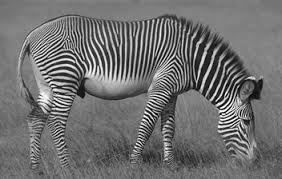
#> input picture Q4-CODE/zebra.png, 282 x 179 px
$ python step8_zebra.py
#> lines starting #> are read from the running program, lines starting #| are printed output that depends on the picture
### Q4-CODE/step7_lanczos.py
"""Step 7 (Q7): Lanczos algorithm (from scratch) for segmenting a large, sparse image.

Lanczos only touches the matrix through matrix-vector products, so we keep W (and
hence L_sym) sparse and never form/factor/invert it. To reach the *smallest*
eigenvalues of L_sym (the ones useful for segmentation) we run Lanczos on
M = 2I - L_sym, whose *largest* eigenvalues correspond to the smallest of L_sym.
"""

import numpy as np
import scipy.sparse as sp


# [12 lines left out: function make_large_image, not called in this run]


def build_sparse_laplacian(img, sigma_I=0.1, sigma_X=4.0, r=5.0):
    # build a sparse W exploiting the grid: only pixels within radius r interact
    H, W_ = img.shape
    n = H * W_
    rad = int(np.floor(r))
    idx = np.arange(n).reshape(H, W_)

    rows, cols, vals = [], [], []
    for dy in range(-rad, rad + 1):
        for dx in range(-rad, rad + 1):
            d2 = dy * dy + dx * dx
            if d2 == 0 or d2 >= r * r:
                continue
            ys = slice(max(0, -dy), H - max(0, dy))
            xs = slice(max(0, -dx), W_ - max(0, dx))
            yt = slice(max(0, dy), H - max(0, -dy))
            xt = slice(max(0, dx), W_ - max(0, -dx))
            src = idx[ys, xs].ravel()
            dst = idx[yt, xt].ravel()
            dF2 = (img[ys, xs].ravel() - img[yt, xt].ravel()) ** 2
            w = np.exp(-dF2 / sigma_I ** 2) * np.exp(-d2 / sigma_X ** 2)
            rows.append(src)
            cols.append(dst)
            vals.append(w)

    W = sp.csr_matrix(
        (np.concatenate(vals), (np.concatenate(rows), np.concatenate(cols))),
        shape=(n, n),
    )
    W = 0.5 * (W + W.T)  # enforce exact symmetry

    d = np.asarray(W.sum(axis=1)).ravel()
    d_inv_sqrt = 1.0 / np.sqrt(np.where(d > 0, d, 1.0))
    Dis = sp.diags(d_inv_sqrt)
    L = sp.identity(n, format="csr") - (Dis @ W @ Dis)
    return L.tocsr(), d


def lanczos(matvec, n, m, seed=0):
    """Lanczos on a symmetric operator given by matvec; full reorthogonalization.

    Returns (alpha, beta, Q) with the tridiagonal entries and the Krylov basis.
    """
    rng = np.random.default_rng(seed)
    Q = np.zeros((n, m + 1))
    alpha = np.zeros(m)
    beta = np.zeros(m + 1)

    q = rng.standard_normal(n)
    Q[:, 0] = q / np.linalg.norm(q)

    for j in range(m):
        w = matvec(Q[:, j])
        if j > 0:
            w = w - beta[j] * Q[:, j - 1]
        alpha[j] = Q[:, j] @ w
        w = w - alpha[j] * Q[:, j]
        # full reorthogonalization to fight loss of orthogonality in floating point
        w = w - Q[:, : j + 1] @ (Q[:, : j + 1].T @ w)
        beta[j + 1] = np.linalg.norm(w)
        if beta[j + 1] < 1e-12:
            return alpha[: j + 1], beta[1: j + 1], Q[:, : j + 1]
        Q[:, j + 1] = w / beta[j + 1]

    return alpha, beta[1:m], Q[:, :m]


def smallest_eigenvectors_lanczos(L, n_vectors, m=80, seed=0):
    """Smallest eigenpairs of sparse symmetric L via Lanczos on M = 2I - L."""
    matvec = lambda v: 2.0 * v - L @ v  # M = 2I - L  (sparse matvec only)
    alpha, beta, Q = lanczos(matvec, L.shape[0], m, seed=seed)

    # eigen-decomposition of the small tridiagonal T_m (m is tiny -> cheap)
    T = np.diag(alpha) + np.diag(beta, 1) + np.diag(beta, -1)
    theta, S = np.linalg.eigh(T)  # Ritz values/vectors of M

    lam = 2.0 - theta  # back to eigenvalues of L
    order = np.argsort(lam)  # ascending: smallest eigenvalues of L first
    lam = lam[order]
    V = Q @ S[:, order]  # Ritz vectors approximate eigenvectors of L
    return lam[:n_vectors], V[:, :n_vectors]


# [40 lines that do not run on import are left out]

### Q4-CODE/step6_segmentation.py
"""Step 6 (Q6): cluster the spectral embedding with k-means and visualize the segmentation."""

import numpy as np


def _kmeans_plusplus_init(Xf, k, rng):
    # k-means++ seeding for a more stable result
    n = Xf.shape[0]
    centers = [Xf[rng.integers(n)]]
    for _ in range(1, k):
        d2 = np.min(
            ((Xf[:, None, :] - np.array(centers)[None, :, :]) ** 2).sum(axis=2),
            axis=1,
        )
        total = d2.sum()
        probs = d2 / total if total > 0 else np.full(n, 1.0 / n)
        centers.append(Xf[rng.choice(n, p=probs)])
    return np.array(centers, dtype=float)


def kmeans(Xf, k, n_iter=100, seed=0):
    # Lloyd's algorithm, implemented from scratch
    rng = np.random.default_rng(seed)
    centers = _kmeans_plusplus_init(Xf, k, rng)
    labels = np.full(Xf.shape[0], -1)
    for _ in range(n_iter):
        d2 = ((Xf[:, None, :] - centers[None, :, :]) ** 2).sum(axis=2)
        new_labels = d2.argmin(axis=1)
        if np.array_equal(new_labels, labels):
            break
        labels = new_labels
        for c in range(k):
            mask = labels == c
            if mask.any():
                centers[c] = Xf[mask].mean(axis=0)
    return labels


# [13 lines left out: functions segment, segment_from_embedding, not called in this run]


# [37 lines that do not run on import are left out]

### Q4-CODE/step8_zebra.py
"""Bonus: segment the real Shi & Malik zebra image with the same sparse Lanczos pipeline.

Real images only carry a single grayscale-intensity feature here, so the segmentation
captures broad scene regions (the contour over the zebra's back, foreground vs.
background) rather than a perfect object mask -- exactly the behaviour discussed in
the report. Everything (sparse Laplacian, Lanczos, k-means) is our own code.
"""

import os

import numpy as np
import matplotlib
matplotlib.use("Agg")
import matplotlib.pyplot as plt
from PIL import Image

from step7_lanczos import build_sparse_laplacian, smallest_eigenvectors_lanczos
from step6_segmentation import kmeans


def load_gray(path, width=120):
#> called with path = 'Q4-CODE/zebra.png', width = 120
    im = Image.open(path).convert("L")
    w, h = im.size
#> w = 282; h = 179
    im = im.resize((width, round(h * width / w)), Image.BILINEAR)
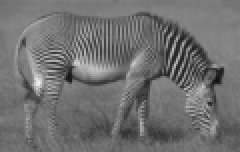
#> im: PIL image 120x76 L (shown 2 times larger); min 18, max 239, mean 112
    return np.asarray(im, dtype=float) / 255.0


if __name__ == "__main__":
    HERE = os.path.dirname(os.path.abspath(__file__))
    OUT = os.path.join(HERE, "outputs")
    img = load_gray(os.path.join(HERE, "zebra.png"), width=120)
    L, d = build_sparse_laplacian(img, sigma_I=0.1, sigma_X=6.0, r=7.0)
#> after the loop in build_sparse_laplacian, `for dy in range(-rad, rad + 1):`: cols = 144 items
#> in build_sparse_laplacian, `d = np.asarray(W.sum(axis=1)).ravel()`: d = 9120 values, max 80.36 at index 1309, min 3.39 at index 2531, mean 50.8
#> in build_sparse_laplacian, `d_inv_sqrt = 1.0 / np.sqrt(np.where(d > 0, d, 1.0))`: d_inv_sqrt = 9120 values, max 0.543 at index 2531, min 0.112 at index 1309, mean 0.149
    n = L.shape[0]
#> n = 9120
    print(f"zebra image {img.shape} -> n = {n}, nnz(L) = {L.nnz} "
          f"({100 * L.nnz / n**2:.3f}% dense)")
#| zebra image (76, 120) -> n = 9120, nnz(L) = 1241560 (1.493% dense)

    ks = [2, 3, 4]
    lam, V = smallest_eigenvectors_lanczos(L, n_vectors=max(ks) + 1, m=160)
#> lam = [-4.44e-16, 0.00242, 0.00506, 0.00778, 0.0103]
    print("smallest eigenvalues (Lanczos):", np.array2string(lam, precision=6))
#| smallest eigenvalues (Lanczos): [-4.440892e-16  2.417250e-03  5.060967e-03  7.784443e-03  1.033946e-02]

    fig, axes = plt.subplots(1, 1 + len(ks), figsize=(3.2 * (1 + len(ks)), 3.0))
    axes[0].imshow(img, cmap="gray", vmin=0, vmax=1)
    axes[0].set_title("zebra (grayscale)")
    axes[0].axis("off")

    for ax, k in zip(axes[1:], ks):
        Y = V[:, 1:k] / np.sqrt(d)[:, None]
        labels = kmeans(Y, k)
        ax.imshow(labels.reshape(img.shape), cmap="tab10")
        ax.set_title(f"segmentation k={k}")
        ax.axis("off")
#> this loop made 3 passes

    plt.tight_layout()
    os.makedirs(OUT, exist_ok=True)
    plt.savefig(os.path.join(OUT, "step8_zebra.png"), dpi=120)
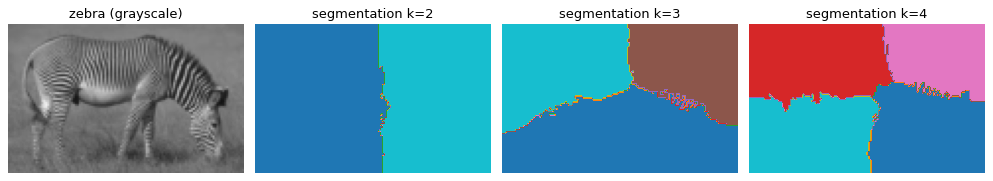
#> figure drawn by matplotlib, 4 panels
    print(f"saved: {os.path.join(OUT, 'step8_zebra.png')}")
